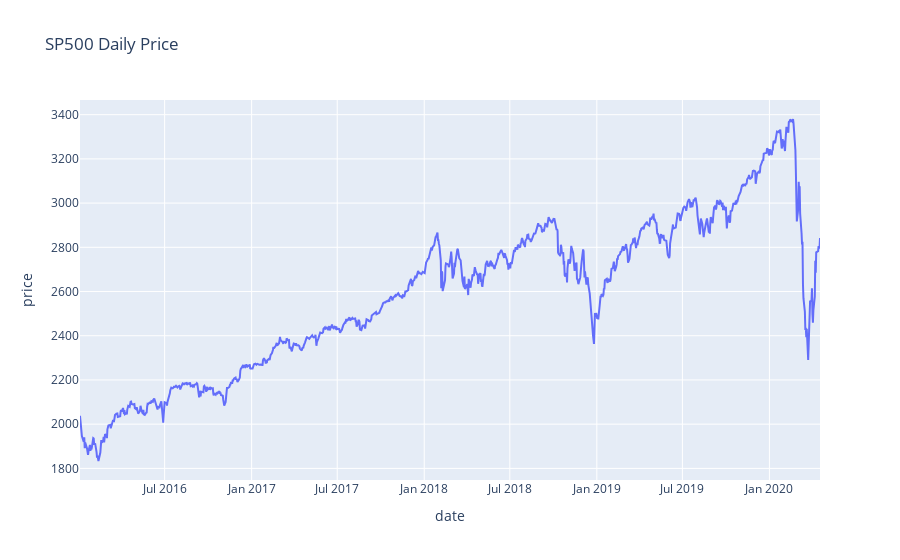

The code cell stored with this chart in its notebook:
### Markdown cell above
## Statistics

### Code cell
print('return from %s to %s: %.5f\n' % (train_start_time, train_end_time, sp_train_return))
print('return from %s to %s: %.5f\n' % (normal_start_time, normal_end_time, sp_norm_return))
print('return from %s to %s: %.5f\n' % (extreme_start_time, extreme_end_time, sp_extr_return))


fig = go.Figure([
    go.Scatter(x=sp500.index, y=sp500['Open'], name='SP500')
])
fig.update_layout(
    title="SP500 Daily Price",
    xaxis_title="date",
    yaxis_title="price"
)
fig.show()

### Figure 1 — Plotly figure (JSON) as saved in the notebook; plotly's stock layout.template omitted (floating-point values rounded to 4 significant figures; data arrays with more than 128 entries replaced by an {"elided": "..."} marker saying what was removed)
{"data": [{"name": "SP500", "type": "scatter", "x": {"elided": "1080 str values"}, "y": {"elided": "1080 float values"}}], "layout": {"title": {"text": "SP500 Daily Price"}, "xaxis": {"title": {"text": "date"}}, "yaxis": {"title": {"text": "price"}}}}
